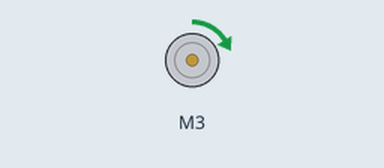
Simulated run of this sketch. Board: Arduino Uno, built with avr-gcc and run on an emulated ATmega328P. Shown: DC motor (green arrow = forward, orange = backward, longer = faster).

Above: at 0.1 s.
Timing chart, 0 to 1.6 s (numbered marks = the images above):
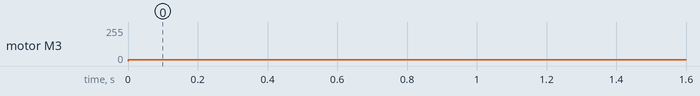

The sketch:

motor_test2.ino
```cpp
#include <AFMotor.h>

AF_DCMotor motor1(3, MOTOR12_64KHZ);
AF_DCMotor motor2(2, MOTOR12_64KHZ);
void setup(){
  Serial.begin(19200);
}


void loop(){
//
//motor1.run(FORWARD);
//motor1.setSpeed(00);

//
//delay(2);
motor1.setSpeed(10);
motor1.run(FORWARD);
}
```

Measured:
- by itself, motor M3: stopped → forward 10/255 at 0.00 s
